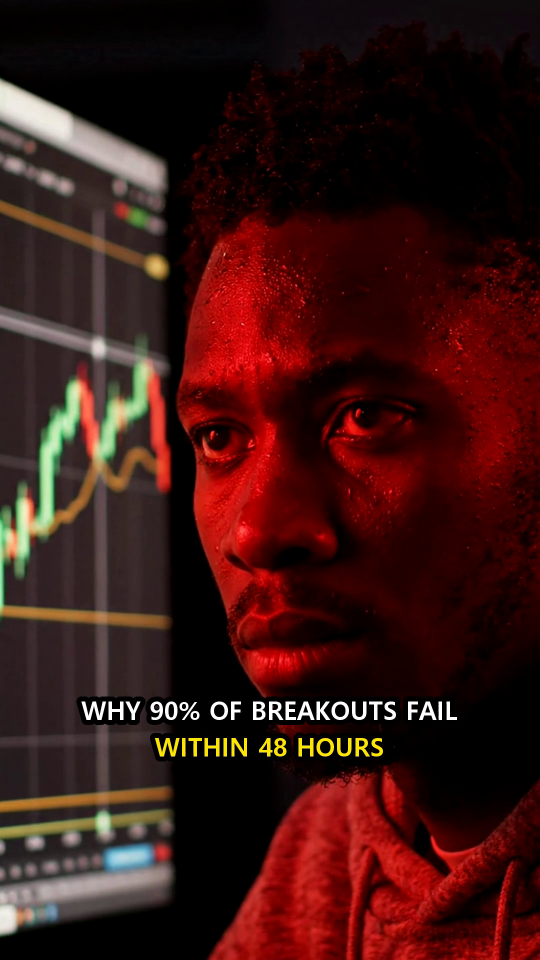
#> input picture data/_clean_levelup_work/diag_ep09_1s.png, 1080 x 1920 px (shown at 1/2 size)
$ python -i flow_character_track.py   (imports and definitions only)
#> lines starting #> are read from the running program, lines starting #| are printed output that depends on the picture; after the words box and inside, x2 and y2 are one past the last pixel; in counts of white or black regions, pixels touching at a corner belong together
#!/usr/bin/env python3
# -*- coding: utf-8 -*-
"""
cloud_automation/flow_character_track.py
================================================================================
Dream Company — Plan C (`WIP=1` Div 5 KFK Pilot + All-Company 7 Safety Shields)
Google Flow Character Hook Track (`SLOT_B`) with Zero `SLOT_A` Regression &
`$0` External Paid Video REST API Hard Lock.

7 Production Safety Shields Implemented Deterministically:
  Shield 1 — Audio Conflict & Lip-Sync Block:
      Forces `-an` on Flow character clips and verifies `audio_streams == 0`
      via `ffprobe` (or `ffmpeg -i` fallback) BEFORE mixing ONLY clean Edge-TTS
      + 3 SFX + `-26dB` sidechain-ducked BGM.
  Shield 2 — Reused-Content Anti-Duplication Engine:
      `data/flow_clip_lru_state.json` enforces a 7-slot (7-day) LRU cooldown
      queue + per-episode uniqueness across 3 layers:
        (a) Live date & division metric top badge (`"11/27 LIVE · KDCA 2017"`),
        (b) Episode-unique speech-bubble dialogue,
        (c) Deterministic `1.03x~1.07x` micro-zoom velocity jitter per episode
            so frame hashes are 100% distinct across episodes.
  Shield 3 — 4.5s Transition Retention 'Circular Character PiP Badge':
      4.5s silent character hook -> `0.30s` smooth `zoomin` xfade transition ->
      KDCA 2017 motion chart (KFK) + mobile real-UI cuts (`4.5s~end`) with a
      persistent `150x150` (~14% width) circular character PiP avatar pinned
      cleanly at top-left safe zone `(x=36, y=130)`.
  Shield 4 — UI Dead-Zone Avoidance Layout:
      Speech bubble strictly inside top safe zone `top 14~28%` (`Y=268..538`,
      horizontal margin `>=10%` => `X=108..972`, zero eye/expression occlusion),
      zero intrusion into right icon rail (`right 0~18%`, `bottom 0~35%`),
      and ending CTA centered strictly inside `bottom 35~42%` (`Y=1100..1250`).
  Shield 5 — IG Reels Black-Thumbnail Prevention Helper:
      Provides `extract_reel_cover_frame(mp4, t_sec=0.5, title_5words=...)`
      alongside `thumb_offset=500` in `cloud_promo_runner.py`.
  Shield 6 — Platform AI Label, Style Guard & Compliance:
      Re-enforces `check_promo_hard_gate` (0 banned terms), blocks Western 3D
      mix on Div 4 (`HERO` = Korean 2D art style ONLY), and enforces `$0`
      External Paid Video REST API & Zero Identity Drift hard locks.
  Shield 7 — Non-Destructive A/B Track Eligibility & Graceful Fallback:
      - `SLOT_A` (`07:17 KST`) NEVER enters character mode (100% real-UI lock).
      - Financial divs (`TOM`, `GBA`) locked OFF through `2026-12-08` `shadow_14d`
        & `2026-12-11` review (`FLOW_CHAR_PILOT_DIVS = {"KFK"}` default WIP=1).
      - Missing/empty `character_clips/` NEVER crashes or fakes faces — falls
        back seamlessly to `SLOT_A` `0.0s` mobile real-UI and logs
        `flow_fallback_reason` for audit transparency.

Hardware Safety: strictly `-threads 2`, `max_workers=1`, Windows `BelowNormal`.
================================================================================
"""

from __future__ import annotations

import datetime as dt
import hashlib
import json
import os
import re
import shutil
import subprocess
import sys
import tempfile
from pathlib import Path
from typing import Any, Dict, FrozenSet, List, Optional, Tuple

from PIL import Image, ImageDraw, ImageFilter, ImageFont

# [6 lines not run here, left out]

sys.path.insert(0, str(Path(__file__).resolve().parent))
from promo_hard_gate import (  # noqa: E402
    DIV_ACCENT_RGB,
    build_clean_go_link,
    build_synced_srt,
    check_promo_hard_gate,
    split_to_short_subtitle_lines,
)
from zero_ai_video_composer import (  # noqa: E402
    _build_concat_subtitle_list,
    _get_ffmpeg,
    _pick_font,
    draw_safezone_ending_cta_box,
    mix_voice_sfx_and_ducked_bgm,
    pick_highlight_token,
    synthesize_chunked_speech_with_pauses,
)

KST = dt.timezone(dt.timedelta(hours=9))
ROOT = Path(__file__).resolve().parent.parent
DEFAULT_VAULT_ROOT = ROOT / "flow_vault"
DEFAULT_LRU_STATE_PATH = ROOT / "data" / "flow_clip_lru_state.json"

# ==============================================================================
# Core Invariant Hard Locks (Plan C — Chairman Confirmed 2026-11-27)
# ==============================================================================
# WIP=1 default pilot: ONLY Div 5 (KFK) active by default.
# Post-2026-12-11 rollout: expand via 1-line env or constant update after Chairman sign-off.
FLOW_CHAR_PILOT_DIVS: FrozenSet[str] = frozenset({"KFK"})
FINANCIAL_SHADOW_LOCKED_DIVS: FrozenSet[str] = frozenset({"TOM", "GBA"})
SHADOW_14D_END_DATE = dt.date(2026, 12, 8)
PILOT_REVIEW_DATE = dt.date(2026, 12, 11)

# $0 External Paid Video REST API Permanent Hard Lock
EXTERNAL_PAID_VIDEO_API_ENABLED = False
FORBIDDEN_PAID_VIDEO_API_HOSTS: Tuple[str, ...] = (
    "runwayml.com",
    "klingai.com",
    "lumalabs.ai",
    "pika.art",
    "heygen.com",
    "synthesia.io",
    "api.openai.com/v1/videos",
    "sora.com",
    "predictLongRunning",
    "veo-2.0",
    "veo-3.0",
)

# Zero Identity Drift & Grotesque/Copyright Asset Bans
FORBIDDEN_VISUAL_TAGS: FrozenSet[str] = frozenset({
    "text_only_character",
    "photorealistic_ai_elderly",
    "photorealistic_ai_child",
    "grotesque_3d",
    "3d_brain",
    "3d_skull",
    "3d_cell",
    "western_3d",
    "pixar_clone",
    "disney_clone",
})

DIV_VAULT_DIR_MAP: Dict[str, str] = {
    "TOM": "div_1",
    "KFG": "div_2",
    "GBA": "div_3",
    "HERO": "div_4",
    "KFK": "div_5",
}

DIV_SPEAKER_LABEL: Dict[str, str] = {
    "TOM": "Bob & Linda",
    "KFG": "Mom & Leo",
    "GBA": "田中ご夫婦",
    "HERO": "백운호 사랑방",
    "KFK": "도윤이네 성장노트",
}

# Shield 2 / 3 / 4 Geometry & Timing Constants (1080x1920 vertical canvas)
HOOK_CLIP_SEC = 4.50
XFADE_ZOOMIN_SEC = 0.30
LRU_COOLDOWN_SLOTS = 7
MICRO_ZOOM_MIN = 1.03
MICRO_ZOOM_MAX = 1.07

PIP_AVATAR_SIZE_PX = 150      # ~13.89% (~14%) of 1080px width
PIP_AVATAR_X = 36             # Top-left safe zone
PIP_AVATAR_Y = 130            # Safely below status bar & top live badge (Y=62..114)

SPEECH_BUBBLE_Y_MIN = 268     # top 14.0% of 1920
SPEECH_BUBBLE_Y_MAX = 538     # top 28.0% of 1920 (0% character eye occlusion!)
SPEECH_BUBBLE_X_MIN = 108     # >= 10% left margin
SPEECH_BUBBLE_X_MAX = 972     # >= 10% right margin

ENDING_CTA_Y_MIN = 1100       # bottom 42.7%
ENDING_CTA_Y_MAX = 1250       # bottom 34.9% (strictly above bottom 35% dead-zone)


class PaidVideoAPILockError(RuntimeError):
    """Raised immediately if any code attempts to call a paid external video REST API."""


class IdentitySafetyError(ValueError):
    """Raised when forbidden text-only faces, grotesque 3D, or HERO western-3D mix is detected."""


# [284 lines left out: functions assert_zero_paid_video_api, assert_visual_asset_identity_safe, get_active_pilot_divs, get_div_vault_paths, probe_media_streams, assert_silent_video_stream and 6 more, not called in this run]


# ==============================================================================
# Shield 3: Circular 150x150 (~14%) Character Mini-Avatar PiP Builder
# ==============================================================================
def build_circular_pip_avatar(
    sheet_image_path: Path,
    out_png: Path,
    size: int = PIP_AVATAR_SIZE_PX,
    accent_rgb: Tuple[int, int, int] = (110, 231, 183),
) -> Path:
    """
    Crops the character portrait cleanly from a master character sheet PNG/JPG into a
    crisp `150x150` (~14% of 1080px width) antialiased circular RGBA PiP badge with
    warm ivory inner ring, division accent outer ring, and soft drop shadow.
    """
#> called with out_png = 'out.png', size = 150, accent_rgb = (110, 231, 183)
    src = Image.open(sheet_image_path).convert("RGBA")
    sw, sh = src.size
#> sw = 1080; sh = 1920

    # Portrait-focused upper-center square crop (captures head & face without cutting forehead)
    side = min(sw, sh)
#> side = 1080
    if sh > sw:
        crop_side = int(sw * 0.86)
#> crop_side = 928
        cx = sw // 2
#> cx = 540
        cy = int(sh * 0.34)
#> cy = 652
    else:
        crop_side = int(sh * 0.86)
        cx = sw // 2
        cy = int(sh * 0.42)
    x0 = max(0, min(sw - crop_side, cx - crop_side // 2))
#> x0 = 76
    y0 = max(0, min(sh - crop_side, cy - crop_side // 2))
#> y0 = 188
    portrait = src.crop((x0, y0, x0 + crop_side, y0 + crop_side))
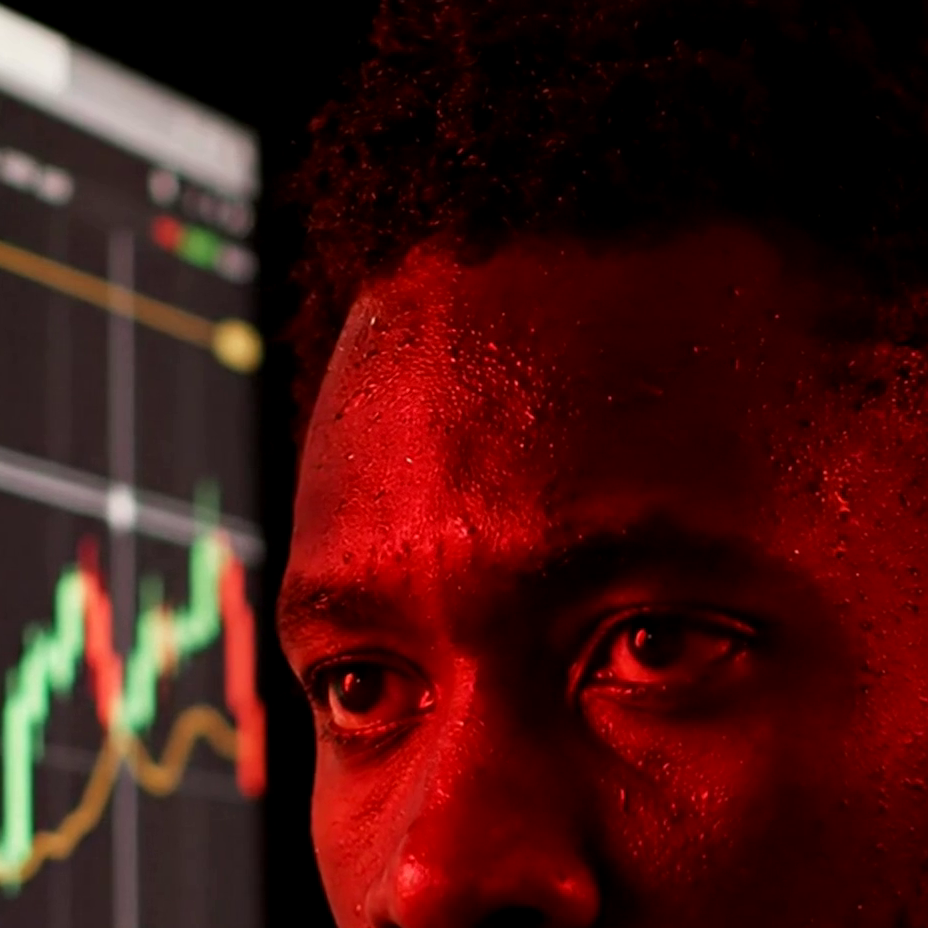
#> portrait: PIL image 928x928 RGBA; mean R, G, B, A 68.3, 21.3, 17.9, 255

    canvas = Image.new("RGBA", (size, size), (0, 0, 0, 0))
#> canvas: PIL image 150x150 RGBA; every value is 0
    # Soft dark drop shadow behind circular badge for contrast over light & dark UI
    shadow_layer = Image.new("RGBA", (size, size), (0, 0, 0, 0))
    sdraw = ImageDraw.Draw(shadow_layer)
    pad = 6
    sdraw.ellipse([pad + 2, pad + 4, size - pad + 2, size - pad + 4], fill=(0, 0, 0, 145))
    shadow_layer = shadow_layer.filter(ImageFilter.GaussianBlur(radius=4))
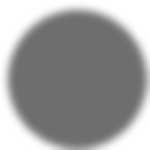
#> shadow_layer: PIL image 150x150 RGBA; mean R, G, B, A 0, 0, 0, 97.5; transparent parts drawn white
    canvas.alpha_composite(shadow_layer)

    # Outer brand-accent ring + crisp ivory inner border (4x supersampled for razor-clean edges)
    scale = 4
    ring_hr = Image.new("RGBA", (size * scale, size * scale), (0, 0, 0, 0))
#> ring_hr: PIL image 600x600 RGBA; every value is 0
    rdraw = ImageDraw.Draw(ring_hr)
    rdraw.ellipse(
        [pad * scale, pad * scale, (size - pad) * scale, (size - pad) * scale],
        fill=(*accent_rgb, 255),
    )
    in1 = (pad + 4) * scale
    rdraw.ellipse([in1, in1, size * scale - in1, size * scale - in1], fill=(252, 250, 245, 255))
    ring_img = ring_hr.resize((size, size), Image.Resampling.LANCZOS)
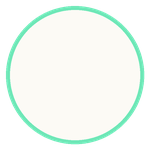
#> ring_img: PIL image 150x150 RGBA; mean R, G, B, A 160.6, 173.1, 165, 170.1; transparent parts drawn white
    canvas.alpha_composite(ring_img)

    # Circular masked portrait inside the ivory border
    inner_margin = pad + 7
    inner_d = size - inner_margin * 2
    p_resized = portrait.resize((inner_d, inner_d), Image.Resampling.LANCZOS)
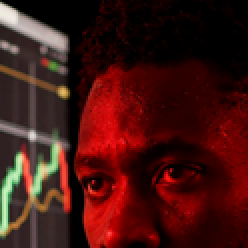
#> p_resized: PIL image 124x124 RGBA (shown 2 times larger); mean R, G, B, A 68.3, 21.3, 18, 255
    mask_hr = Image.new("L", (inner_d * scale, inner_d * scale), 0)
#> mask_hr: PIL image 496x496 L; every value is 0
    ImageDraw.Draw(mask_hr).ellipse([0, 0, inner_d * scale - 1, inner_d * scale - 1], fill=255)
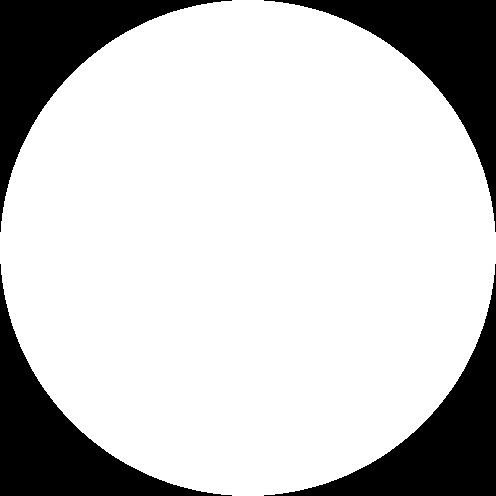
#> mask_hr: PIL image 496x496 L; 78.5% white; 4 black regions, box (x1, y1, x2, y2) and area: (0, 0, 232, 232) 13221, (264, 0, 496, 232) 13221, (0, 264, 232, 496) 13221, (264, 264, 496, 496) 13221
    mask = mask_hr.resize((inner_d, inner_d), Image.Resampling.LANCZOS)

    portrait_layer = Image.new("RGBA", (size, size), (0, 0, 0, 0))
    portrait_layer.paste(p_resized, (inner_margin, inner_margin), mask)
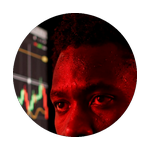
#> portrait_layer: PIL image 150x150 RGBA; mean R, G, B, A 38.8, 9.6, 8, 136.8; transparent parts drawn white
    canvas.alpha_composite(portrait_layer)
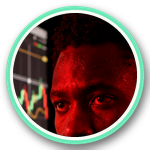
#> canvas: PIL image 150x150 RGBA; mean R, G, B, A 61.5, 42.3, 36.5, 176.5; transparent parts drawn white

#> (the run stopped early here; a loop or call above may not have finished)
